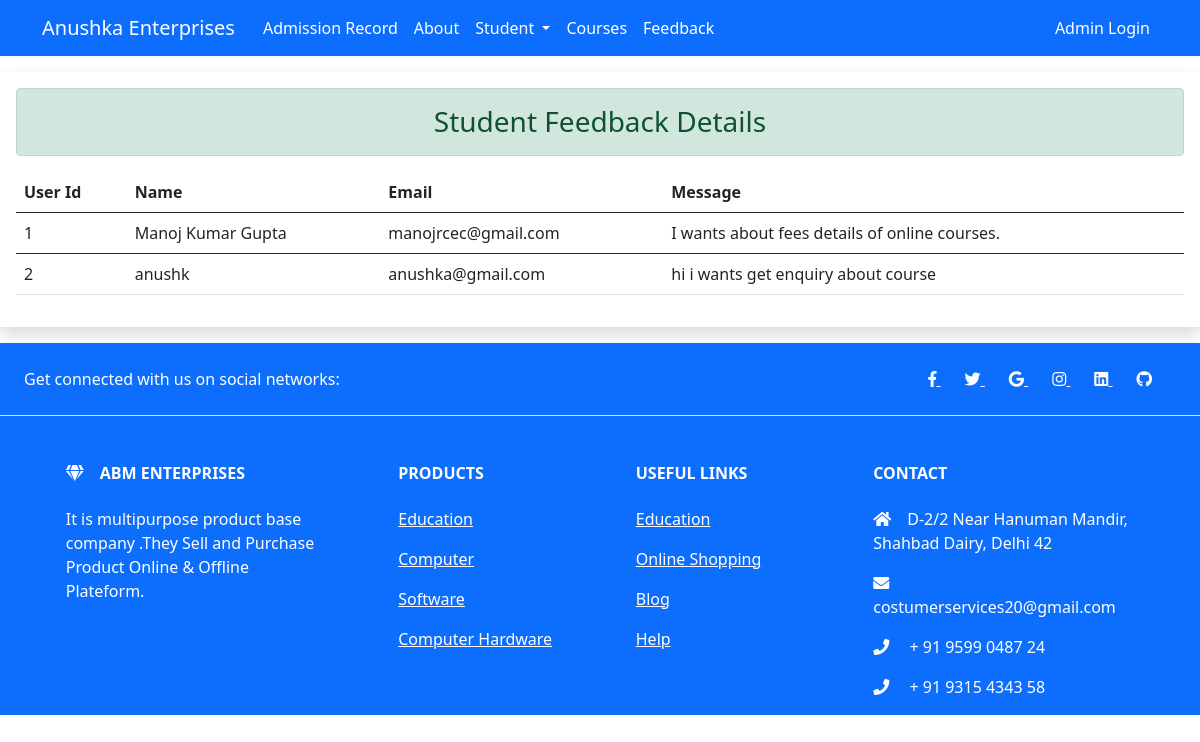
The app's page /adminn/feedbackdetails/ with its own data.
### edu/models.py (models this page shows)
class Feedback(models.Model):
    name=models.CharField(max_length=70)
    email=models.EmailField(max_length=100)
    message=models.CharField(max_length=200)

### adminportal/views.py (the view)
# urls.py: path('feedbackdetails/',views.feedback_details,name='feedbackdetails')
def feedback_details(request):
   form=Feedback.objects.all()
   return render(request,'adminportal/feedbackdetails.html',{'form':form})

### adminportal/templates/adminportal/feedbackdetails.html (shortened to what this page needs)
{% extends 'adminportal/base1.html' %}
{% load static %}
{% block content %}
<div class="container-fluid my-3 mt-3 shadow p-3">
  <h3 class="text-center alert alert-success">Student Feedback Details</h3>
<table class="table">
    <thead>
      <tr>
        <th scope="col">User Id</th>
        <th scope="col">Name</th>
        <th scope="col">Email</th>
        <th scope="col">Message</th>
      </tr>
    </thead>
    {% if form %}
    {% for fm in form %}
    <tbody>
      <tr>
        <td>{{fm.id}}</td>
        <td>{{fm.name}}</td>
        <td>{{fm.email}}</td>
        <td>{{fm.message}}</td>
      </tr>
    </tbody>
    {% endfor %}
    {% else %}
    <tbody>
      <tr>
        <td>No Record Found</td>
      </tr>
    </tbody>
    {% endif %}
  </table>
  </div>
{% endblock content %}

### records on screen
Feedback: id "1", name "Manoj Kumar Gupta", email "manojrcec@gmail.com", message "I wants about fees details of online courses."
Feedback: id "2", name "anushk", email "anushka@gmail.com", message "hi i wants get enquiry about course"
